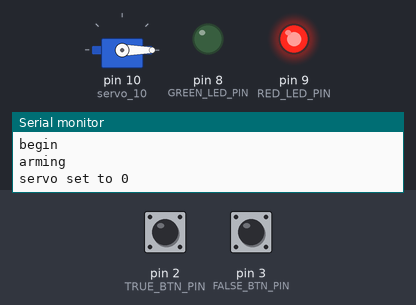
The sketch below on a simulated Arduino Uno, built with avr-gcc and run on an emulated ATmega328P. Shown: servo, output pins drawn as LEDs (lit = HIGH), the last lines printed to the serial monitor. Dashed ring = blinking. The inputs (shaded band) are chosen by the test bench; at power-on: pin 3 (FALSE_BTN_PIN) LOW, pin 2 (TRUE_BTN_PIN) LOW.

Above: at 1.2 s.
1.3 s: pin 3 (FALSE_BTN_PIN) pulled HIGH for 3.2 s
At 2.42 s:
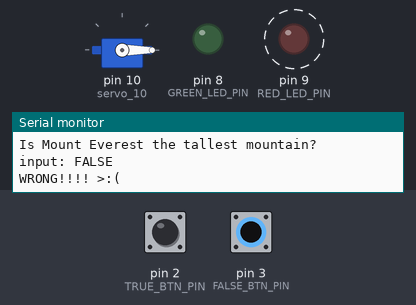
6.0 s: pin 2 (TRUE_BTN_PIN) pulled HIGH for 0.15 s
At 6.3 s:
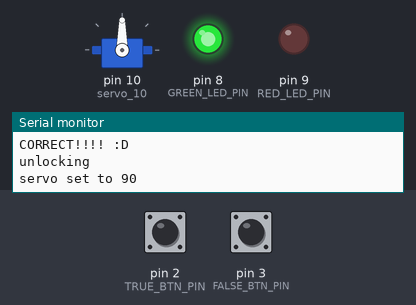
9.1 s: pin 2 (TRUE_BTN_PIN) pulled HIGH for 3.2 s
At 13.6 s:
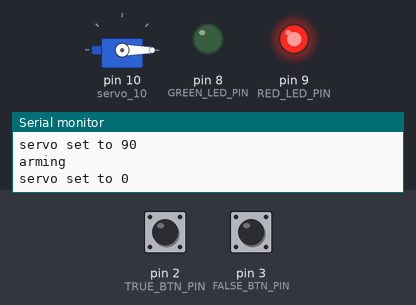
Timing chart, 0 to 15.1 s (numbered marks = the images above; inputs shaded):
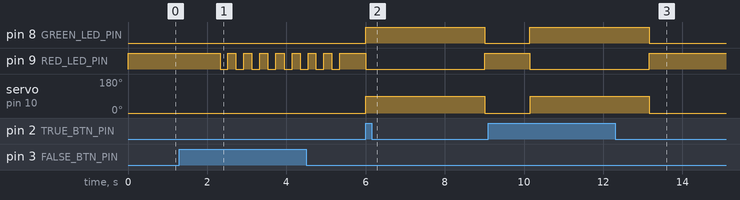

Measured:
- after the input at 1.3 s, pin 9 (RED_LED_PIN): alternates HIGH for 0.20 s and LOW for 0.20 s, 16 changes in all, then stays HIGH, starting after 1.0 s
- after the input at 6.0 s, pin 8 (GREEN_LED_PIN): LOW → HIGH at once, → LOW 3.0 s later; pin 9 (RED_LED_PIN): HIGH → LOW at once, → HIGH 3.0 s later; servo on pin 10 (servo_10): 0° → 90° at once, → 0° 3.0 s later
- after the input at 9.1 s, pin 8 (GREEN_LED_PIN): LOW → HIGH after 1.0 s, → LOW 3.0 s later; pin 9 (RED_LED_PIN): HIGH → LOW after 1.0 s, → HIGH 3.0 s later; servo on pin 10 (servo_10): 0° → 90° after 1.1 s, → 0° 3.0 s later

The sketch:

troll-bridge.ino
```cpp
/*
  Troll Bridge Arduino Interface
  by Thomas Martinez

  controls the troll bridge lock mechanism
*/

#include <Servo.h>
int pos = 0;
Servo servo_10;

int RED_LED_PIN = 9;
int GREEN_LED_PIN = 8;

int TRUE_BTN_PIN = 2;
int FALSE_BTN_PIN = 3;

int trueButtonState = 0;
int falseButtonState = 0;

// delays
int unlocktime = 3000;

String question = "";
boolean answer = false;

// state machine
enum states {awaitingResponse, armed, gettingQuestionAnswer, unlocked};
states state;

void setup()
{
  Serial.begin(9600);
  Serial.println("begin");

  servo_10.attach(10, 500, 2500);

  // setup LED pins
  pinMode(RED_LED_PIN, OUTPUT);
  pinMode(GREEN_LED_PIN, OUTPUT);
  //btn pins
  pinMode(2, INPUT);
  pinMode(3, INPUT);

  rearm();
}

void loop()
{
  trueButtonState = digitalRead(2);
  falseButtonState = digitalRead(3);

  switch (state) {
    case awaitingResponse: // wait for answer from user
      if (trueButtonState == HIGH) {
        Serial.println("input: TRUE");
        // if TRUE is the correct answer unlock door
        if(answer == true) {
          Serial.println("CORRECT!!!! :D");
          state = unlocked;
          unlock();
        }
        else {
          Serial.println("WRONG!!!! >:(");
          flashIncorrect();
          askQuestion();
        }
        break;
      }
      else if (falseButtonState == HIGH) {
        // if FALSE is the correct answer unlock door
        Serial.println("input: FALSE");
        if(answer == false) {
          Serial.println("CORRECT!!!! :D");
          state = unlocked;
          unlock();
        }
        else{
          Serial.println("WRONG!!!! >:(");
          flashIncorrect();
          askQuestion();
        }
        break;
      }
      else {
        break;
      }

    case armed:
      if (falseButtonState == HIGH || trueButtonState == HIGH) {
        state = gettingQuestionAnswer;
        getQuestionAnswer();
      }
      break;

    default:
      break;
  }

  delay(10);
}

// flashes red light (also creates delay for an incorrect button press)
void flashIncorrect() {
  for(int i = 0; i < 4; i++) {
    digitalWrite(RED_LED_PIN, LOW);
    delay(200);
    digitalWrite(RED_LED_PIN, HIGH);
    delay(200);
  }
}

void getQuestionAnswer() {
  Serial.println("getting Q/A");

  question = "Is Mount Everest the tallest mountain";
  answer = true;

  // this function will take time in the future when API is implemented
  delay(1000);

  // once q/a has been recieved prompt user
  askQuestion();
}

void askQuestion() {
  Serial.println("asking question");

  // output question
  Serial.print(question);
  Serial.println("?");

  // update state
  state = awaitingResponse;
}

// lock door
void rearm()
{
  Serial.println("arming");

  // update LEDs
  digitalWrite(RED_LED_PIN, HIGH);
  digitalWrite(GREEN_LED_PIN, LOW);

  // update state
  state = armed;

  Serial.println("servo set to 0");
  servo_10.write(0);
}

//unlock door
void unlock()
{
  Serial.println("unlocking");

  // update LEDs
  digitalWrite(GREEN_LED_PIN, HIGH);
  digitalWrite(RED_LED_PIN, LOW);

  Serial.println("servo set to 90");
  servo_10.write(90);

  delay(unlocktime);

  rearm();
}
```
